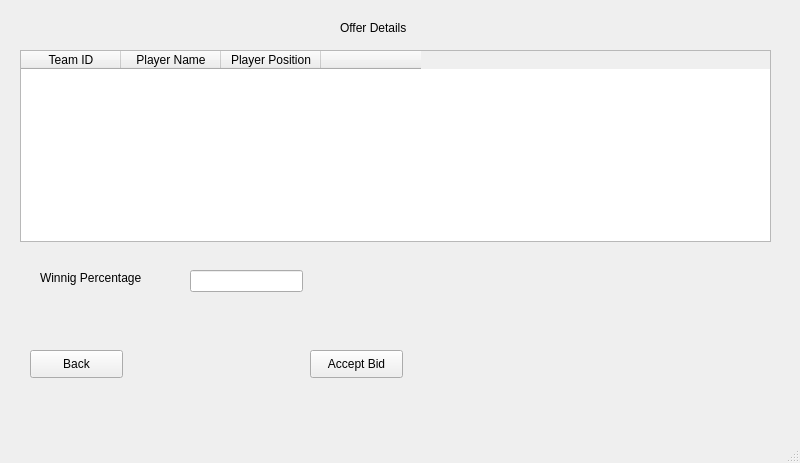
<?xml version="1.0" encoding="UTF-8"?>
<ui version="4.0">
 <class>MainWindow</class>
 <widget class="QMainWindow" name="MainWindow">
  <property name="geometry">
   <rect>
    <x>0</x>
    <y>0</y>
    <width>800</width>
    <height>463</height>
   </rect>
  </property>
  <property name="windowTitle">
   <string>MainWindow</string>
  </property>
  <widget class="QWidget" name="centralwidget">
   <widget class="QLabel" name="label">
    <property name="geometry">
     <rect>
      <x>340</x>
      <y>20</y>
      <width>81</width>
      <height>16</height>
     </rect>
    </property>
    <property name="text">
     <string>Offer Details</string>
    </property>
   </widget>
   <widget class="QTableWidget" name="tableWidget_TeamDetails">
    <property name="geometry">
     <rect>
      <x>20</x>
      <y>50</y>
      <width>751</width>
      <height>192</height>
     </rect>
    </property>
    <column>
     <property name="text">
      <string>Team ID</string>
     </property>
    </column>
    <column>
     <property name="text">
      <string>Player Name</string>
     </property>
    </column>
    <column>
     <property name="text">
      <string>Player Position</string>
     </property>
    </column>
    <column>
     <property name="text">
      <string/>
     </property>
    </column>
   </widget>
   <widget class="QLabel" name="label_2">
    <property name="geometry">
     <rect>
      <x>40</x>
      <y>270</y>
      <width>111</width>
      <height>16</height>
     </rect>
    </property>
    <property name="text">
     <string>Winnig Percentage</string>
    </property>
   </widget>
   <widget class="QLineEdit" name="lineEdit_Win">
    <property name="geometry">
     <rect>
      <x>190</x>
      <y>270</y>
      <width>113</width>
      <height>22</height>
     </rect>
    </property>
   </widget>
   <widget class="QPushButton" name="pushButton">
    <property name="geometry">
     <rect>
      <x>30</x>
      <y>350</y>
      <width>93</width>
      <height>28</height>
     </rect>
    </property>
    <property name="text">
     <string>Back</string>
    </property>
   </widget>
   <widget class="QPushButton" name="AcceptBidButton">
    <property name="geometry">
     <rect>
      <x>310</x>
      <y>350</y>
      <width>93</width>
      <height>28</height>
     </rect>
    </property>
    <property name="text">
     <string>Accept Bid</string>
    </property>
   </widget>
  </widget>
  <widget class="QMenuBar" name="menubar">
   <property name="geometry">
    <rect>
     <x>0</x>
     <y>0</y>
     <width>800</width>
     <height>26</height>
    </rect>
   </property>
  </widget>
  <widget class="QStatusBar" name="statusbar"/>
 </widget>
 <resources/>
 <connections/>
</ui>
